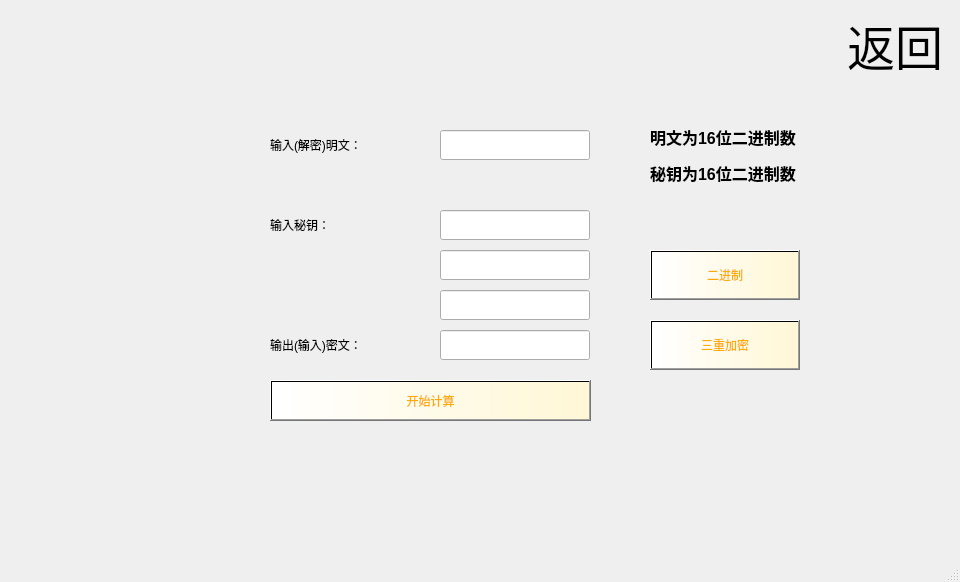
<?xml version="1.0" encoding="UTF-8"?>
<ui version="4.0">
 <class>figure_3</class>
 <widget class="QMainWindow" name="figure_3">
  <property name="geometry">
   <rect>
    <x>0</x>
    <y>0</y>
    <width>960</width>
    <height>582</height>
   </rect>
  </property>
  <property name="windowTitle">
   <string>MainWindow</string>
  </property>
  <widget class="QWidget" name="centralwidget">
   <widget class="QLineEdit" name="lineEdit">
    <property name="geometry">
     <rect>
      <x>440</x>
      <y>130</y>
      <width>150</width>
      <height>30</height>
     </rect>
    </property>
   </widget>
   <widget class="QLabel" name="label_4">
    <property name="geometry">
     <rect>
      <x>0</x>
      <y>0</y>
      <width>960</width>
      <height>540</height>
     </rect>
    </property>
    <property name="styleSheet">
     <string notr="true">image: url(:/background2.png);</string>
    </property>
    <property name="text">
     <string/>
    </property>
   </widget>
   <widget class="QLineEdit" name="lineEdit_2">
    <property name="geometry">
     <rect>
      <x>440</x>
      <y>210</y>
      <width>150</width>
      <height>30</height>
     </rect>
    </property>
   </widget>
   <widget class="QLabel" name="label_2">
    <property name="geometry">
     <rect>
      <x>270</x>
      <y>190</y>
      <width>100</width>
      <height>70</height>
     </rect>
    </property>
    <property name="styleSheet">
     <string notr="true">font: 16pt &quot;黑体&quot;;</string>
    </property>
    <property name="text">
     <string>&lt;html&gt;&lt;head/&gt;&lt;body&gt;&lt;p&gt;输入秘钥：&lt;/p&gt;&lt;/body&gt;&lt;/html&gt;</string>
    </property>
   </widget>
   <widget class="QLabel" name="label">
    <property name="geometry">
     <rect>
      <x>270</x>
      <y>110</y>
      <width>160</width>
      <height>70</height>
     </rect>
    </property>
    <property name="styleSheet">
     <string notr="true">font: 16pt &quot;黑体&quot;;</string>
    </property>
    <property name="text">
     <string>&lt;html&gt;&lt;head/&gt;&lt;body&gt;&lt;p&gt;输入(解密)明文：&lt;/p&gt;&lt;/body&gt;&lt;/html&gt;</string>
    </property>
   </widget>
   <widget class="QPushButton" name="pushButton">
    <property name="geometry">
     <rect>
      <x>270</x>
      <y>380</y>
      <width>321</width>
      <height>41</height>
     </rect>
    </property>
    <property name="styleSheet">
     <string notr="true">font: 28pt &quot;黑体&quot;;
color: rgb(255, 170, 0);
background-color: qlineargradient(spread:pad, x1:0, y1:0, x2:1, y2:0, stop:0 rgba(255,255, 255,255), stop:1 rgb(255, 247, 213));
</string>
    </property>
    <property name="text">
     <string>开始计算</string>
    </property>
   </widget>
   <widget class="QLabel" name="label_3">
    <property name="geometry">
     <rect>
      <x>270</x>
      <y>310</y>
      <width>160</width>
      <height>70</height>
     </rect>
    </property>
    <property name="styleSheet">
     <string notr="true">font: 16pt &quot;黑体&quot;;</string>
    </property>
    <property name="text">
     <string>&lt;html&gt;&lt;head/&gt;&lt;body&gt;&lt;p&gt;输出(输入)密文：&lt;/p&gt;&lt;/body&gt;&lt;/html&gt;</string>
    </property>
   </widget>
   <widget class="QLabel" name="label_6">
    <property name="geometry">
     <rect>
      <x>840</x>
      <y>10</y>
      <width>110</width>
      <height>60</height>
     </rect>
    </property>
    <property name="text">
     <string>&lt;html&gt;&lt;head/&gt;&lt;body&gt;&lt;p align=&quot;center&quot;&gt;&lt;span style=&quot; font-size:36pt;&quot;&gt;返回&lt;/span&gt;&lt;/p&gt;&lt;/body&gt;&lt;/html&gt;</string>
    </property>
   </widget>
   <widget class="QLineEdit" name="lineEdit_3">
    <property name="geometry">
     <rect>
      <x>440</x>
      <y>330</y>
      <width>150</width>
      <height>30</height>
     </rect>
    </property>
   </widget>
   <widget class="QLabel" name="label_5">
    <property name="geometry">
     <rect>
      <x>650</x>
      <y>70</y>
      <width>151</width>
      <height>171</height>
     </rect>
    </property>
    <property name="text">
     <string>&lt;html&gt;&lt;head/&gt;&lt;body&gt;&lt;p&gt;&lt;span style=&quot; font-size:12pt; font-weight:700;&quot;&gt;明文为16位二进制数&lt;/span&gt;&lt;/p&gt;&lt;p&gt;&lt;span style=&quot; font-size:12pt; font-weight:700;&quot;&gt;秘钥为16位二进制数&lt;/span&gt;&lt;/p&gt;&lt;/body&gt;&lt;/html&gt;</string>
    </property>
   </widget>
   <widget class="QPushButton" name="pushButton_2">
    <property name="geometry">
     <rect>
      <x>650</x>
      <y>320</y>
      <width>150</width>
      <height>50</height>
     </rect>
    </property>
    <property name="styleSheet">
     <string notr="true">font: 28pt &quot;黑体&quot;;
color: rgb(255, 170, 0);
background-color: qlineargradient(spread:pad, x1:0, y1:0, x2:1, y2:0, stop:0 rgba(255,255, 255,255), stop:1 rgb(255, 247, 213));
</string>
    </property>
    <property name="text">
     <string>三重加密</string>
    </property>
   </widget>
   <widget class="QPushButton" name="pushButton_3">
    <property name="geometry">
     <rect>
      <x>650</x>
      <y>250</y>
      <width>150</width>
      <height>50</height>
     </rect>
    </property>
    <property name="styleSheet">
     <string notr="true">font: 28pt &quot;黑体&quot;;
color: rgb(255, 170, 0);
background-color: qlineargradient(spread:pad, x1:0, y1:0, x2:1, y2:0, stop:0 rgba(255,255, 255,255), stop:1 rgb(255, 247, 213));</string>
    </property>
    <property name="text">
     <string>二进制</string>
    </property>
   </widget>
   <widget class="QLineEdit" name="lineEdit_4">
    <property name="geometry">
     <rect>
      <x>440</x>
      <y>250</y>
      <width>150</width>
      <height>30</height>
     </rect>
    </property>
   </widget>
   <widget class="QLineEdit" name="lineEdit_5">
    <property name="geometry">
     <rect>
      <x>440</x>
      <y>290</y>
      <width>150</width>
      <height>30</height>
     </rect>
    </property>
   </widget>
   <zorder>label_4</zorder>
   <zorder>lineEdit</zorder>
   <zorder>lineEdit_2</zorder>
   <zorder>label_2</zorder>
   <zorder>label</zorder>
   <zorder>pushButton</zorder>
   <zorder>label_3</zorder>
   <zorder>label_6</zorder>
   <zorder>lineEdit_3</zorder>
   <zorder>label_5</zorder>
   <zorder>pushButton_2</zorder>
   <zorder>pushButton_3</zorder>
   <zorder>lineEdit_4</zorder>
   <zorder>lineEdit_5</zorder>
  </widget>
  <widget class="QMenuBar" name="menubar">
   <property name="geometry">
    <rect>
     <x>0</x>
     <y>0</y>
     <width>960</width>
     <height>22</height>
    </rect>
   </property>
  </widget>
  <widget class="QStatusBar" name="statusbar"/>
 </widget>
 <resources/>
 <connections/>
</ui>
